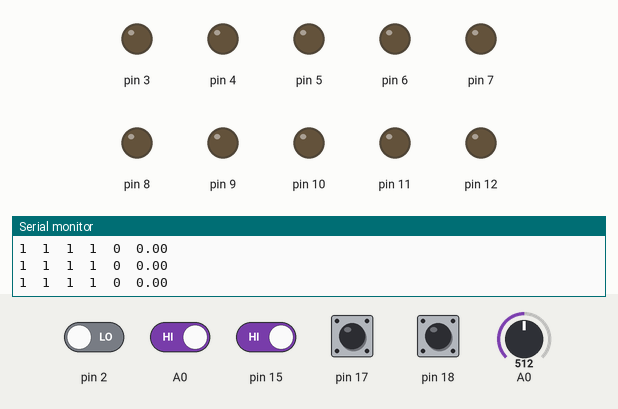
A sketch run on a simulated Arduino Uno, built with avr-gcc and run on an emulated ATmega328P. Parts: output pins drawn as LEDs (lit = HIGH), the last lines printed to the serial monitor. The test bench sets the inputs (shaded band); at power-on: A0, pin 15, pin 17, pin 18 HIGH, pin 2 LOW, A0 = 512.

Above: at 1.8 s.
1.9 s: A0 driven LOW and pin 15 driven LOW
At 3.3 s:
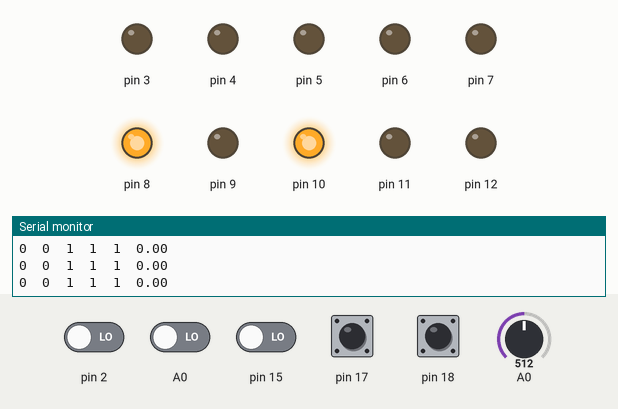
Timing chart, 0 to 4.9 s (numbered marks = the images above; inputs shaded):
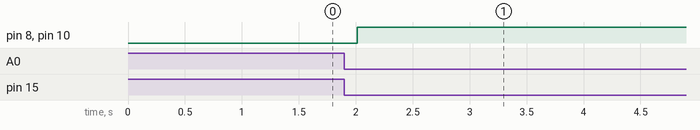

The sketch:

stepping_speed_Control_test_ver2.ino
```cpp
#include <TimerOne.h>
#include <FlexiTimer2.h>

//VarSpeedServo myservo0;

//繰り返しモードの設定用
short int  flag = 0;//動作パターン(FLAG)
bool flag_check = 1;//動作パターンのカウント操作
bool FLAG_check = 0;
short int flag_SWITCH = 0;//繰り返しモード
short int FLAG = 0;

/***リミットスイッチ***/
bool LSW0_check=1;
bool LSW1_check=1;
/***1ステップ制御***/
//ステップ数
int step_count1=0;
int step_count2=0;
//1ステップ用のカウント
int Onestep_count1;
int Onestep_count2;
int StepCount_sum;
//タイマー割込みの周期[μs]
int T=500;
//クロック出力
boolean output_R1=LOW;
boolean output_L1=LOW;
boolean output_R2=LOW;
boolean output_L2=LOW;
//切り替えカウント指定の変数
int A=0;
int B=0;
//切り替えカウント変数
int Ai=0;
int Bi=0;
//波長:λ
int r=0;

//スイッチ用のint
//前のスイッチ
bool S1=0;
bool S2=0;
//横のスイッチ
bool S3=0;
bool S4=0;
///吸引器のスイッチ
bool S5=0;

//吸引器用のサーボpin
bool K1=0;

//赤外線センサー用のpin
bool L1=0;

//ステップ計算用
double Mph_dt=0;
double MPh_setpR1=0;
double MPh_setpL1=0;
double MPh_d=0;
double MPh_log=0;//////201906121729
double Phi=0;
double Phi_log=0;//////201906121729
short int P=0;
double ishu=0;

//位置のチェック&モーター速度&角度の変数
char Position_check=0;
int step_check=0;
int dir=0;
int axis=0;
int Gspeed_Hz=0;

void setup(){
  //吸引器がある側のモーターピン
     pinMode(3,OUTPUT); //ピンをデジタル出力に設定
     pinMode(4,OUTPUT); //ピンをデジタル出力に設定
     pinMode(5,OUTPUT); //ピンをデジタル出力に設定
     pinMode(6,OUTPUT); //ピンをデジタル出力に設定
     pinMode(7,OUTPUT); //ピンをデジタル出力に設定

   //吸引器がない側のモーターピン
     pinMode(8,OUTPUT); //ピンをデジタル出力に設定
     pinMode(9,OUTPUT); //ピンをデジタル出力に設定
     pinMode(10,OUTPUT); //ピンをデジタル出力に設定
     pinMode(11,OUTPUT); //ピンをデジタル出力に設定
     pinMode(12,OUTPUT); //ピンをデジタル出力に設定

  Serial.begin(9600);
   //タイマー割込み設定
     Timer1.initialize(T);
//     Timer1.attachInterrupt(timerPulse);
     FlexiTimer2::set(500, flash); // 500ms period
     FlexiTimer2::start();

}

void loop(){
  Serial.print(S1);
  Serial.print("\t");
  Serial.print(S2);
  Serial.print("\t");
  Serial.print(S3);
  Serial.print("\t");
  Serial.print(S4);
  Serial.print("\t");
  Serial.print(flag);
  Serial.print("\t");
  Serial.println(ishu);
  //条件が満たされるまで拘束
  if(flag_check==0){
    //動作パターン
    switch(flag){
      //動作パターン⓪:リミットスイッチが２つ押さるまで連続回転(前進)
      case 0:
      axis=0;
      dir=0;
      Gspeed_Hz=5000;
      motor_runA(axis,dir,Gspeed_Hz);
      Position_check=0;
      break;
      //動作パターン①:指定した距離に進むまで回転(後進)
      case 1:
      axis=0;
      dir=1;
      Gspeed_Hz=5000;
      motor_runA(axis,dir,Gspeed_Hz);
      //条件設定//
      Position_check=1;
      P=45;//現在距離から45cm指定//
      break;

      //動作パターン②:リミットスイッチが２つ押さるまで連続回転(前進)
      /*case 2:
      axis=1;
      dir=0;
      Gspeed_Hz=5000;
      motor_runA(axis,dir,Gspeed_Hz);
      //条件設定//
      Position_check=0;
      break;

      //動作パターン③:リミットスイッチが２つ押さるまで連続回転(前進)
      case 3:
      axis=1;
      dir=1;
      Gspeed_Hz=5000;
      motor_runA(axis,dir,Gspeed_Hz);
      //条件設定//
      Position_check=1;
      P=45;//現在距離から45cm指定//
      step_stop();
      break;
      }
      //動作パターンの命令を拘束
      flag_check=1;*/
  }}

/*********センサ・距離・角度などの条件モード***********/
  if(Position_check==0){
    /*******リミットスイッチが押された時の処理文********/
    switch(dir){
      case 0:
      LSW0_check=0;
      break;
      case 1:
      LSW1_check=0;
      break;
    }
  }
  else if(Position_check==1){
    //指定距離Pで止まる処理文
    depth_Position(P);
  }
  else if(Position_check==2){
    angle(P);
  }
}
```

Angle_Distance.ino
```cpp
/*角度・距離*/
int pi=3.1415;
void caliv(){
  //１ステップあたりの計算
  Mph_dt=(60*pi)/200;
  ishu=2*pi*30*1.8*StepCount_sum*0.1;
  //左右の観点距離
  MPh_setpR1=Mph_dt*step_count1;
  MPh_setpL1=Mph_dt*step_count2;
  //角度の算出
  MPh_d=MPh_setpR1-MPh_setpL1;
  Phi=(MPh_d*180)/(110*pi);
}

void depth_Position(int P){
  //指定距離>現在の移動距離
  if(MPh_d>MPh_log+P || MPh_d<MPh_log-P){
    //モーター停止
    step_stop();
    //初期
    flag_check=0;
    Position_check=0;
    P=0;
    //距離設定
   // MPh_d = 0;
    MPh_log = MPh_d;
  }
}

void angle(int P){
  if(Phi>=P||Phi<=P){
    //モーター停止
    step_check=0;
    Position_check=0;
    P=0;
    //角度設定
    Phi_log = Phi;//これはいらないかも…
  }
}
```

flash.ino
```cpp
/**********割り込み関数*********/
void flash(){
 /****センサーの読み取り****/
  //スイッチ
  S1=digitalRead(14);
  S2=digitalRead(15);
  S3=digitalRead(17);
  S4=digitalRead(18);
//リミットスイッチの条件文
  if(LSW0_check==0){
    if(S1==0&&S2==0){
      flag++;//次の動作の指定
      flag_check=0;//解除
    }
    LSW0_check=1;//拘束
  }
  if(LSW1_check==0){
    if(S3==0&&S4==0){
      flag++;//次の動作の指定
      flag_check=0;//解除
    }
    LSW1_check=1;//拘束
  }

  //吸引器に使用するpin
  K1=digitalRead(2);

  //赤外線センサー
  L1=analogRead(A0);
}
```

motor_run.ino
```cpp
void motor_runA(short int axis,short int dir,short int speed_Hz){

  //スピードを計算
  int motor_speed(speed_Hz);
  if(dir==0){
    //回転方向の出力
    digitalWrite(8,LOW);
    digitalWrite(11,HIGH);
    }
    else if(dir==1){
    //回転方向の出力
    digitalWrite(8,HIGH);
    digitalWrite(11,LOW);
    }

    if(axis==0){
      //モーター電源ON
      digitalWrite(10,HIGH);}
      else if(axis==1){
      //モーター電源ON
      digitalWrite(5,HIGH);
    }


}

void motor_runB(short int axis,short int dir,short int speed_Hz){

  //スピードを計算
  int motor_speed(speed_Hz);
  if(dir==0){
    //回転方向の出力
    digitalWrite(3,LOW);
    digitalWrite(6,HIGH);
    }
    else if(dir==1){
    //回転方向の出力
    digitalWrite(3,HIGH);
    digitalWrite(6,LOW);
    }

    if(axis==0){
      //モーター電源ON
      digitalWrite(10,HIGH);}
      else if(axis==1){
      //モーター電源ON
      digitalWrite(5,HIGH);
    }


}
```

step_stop.ino
```cpp
void step_stop(){
  Timer1.detachInterrupt();
  //モーターの電源を落とす
  digitalWrite(5,LOW);
  digitalWrite(10,LOW);
  //delay(100);
  //次の動作のための拘束を解除
  //flag_check=0;
}

void step_stop2(){
  Timer1.detachInterrupt();
  //モーターの電源を落とす
  digitalWrite(5,LOW);
  digitalWrite(10,LOW);
  delay(100);
  //次の動作のための拘束を解除
  flag_check=1;
}
```

timerPulse.ino
```cpp
void timerPulse(){
  if(Ai>=A){
    //クロック周波数出すピン
    digitalWrite(12,output_L1);
    //出力逆転
    output_L1=!output_L1;
    //リセット
    Ai=0;
    Onestep_count1++;
  }

  if(Bi>=B){
    //クロック周波数出すピン
    digitalWrite(9,output_R1);
    //出力逆転
    output_R1=!output_R1;
    //リセット
    Bi=0;
    Onestep_count1++;
  }

  if(Onestep_count1>=1){
    switch(dir){
      case 0:
      step_count1++;
      step_count2++;
      break;
      case 1:
      step_count1--;
      step_count2--;
      break;
    }
  }

  caliv();//計算
}
```

Measured:
- after the input at 1.9 s, pin 8, pin 10: LOW → HIGH after 0.11 s
